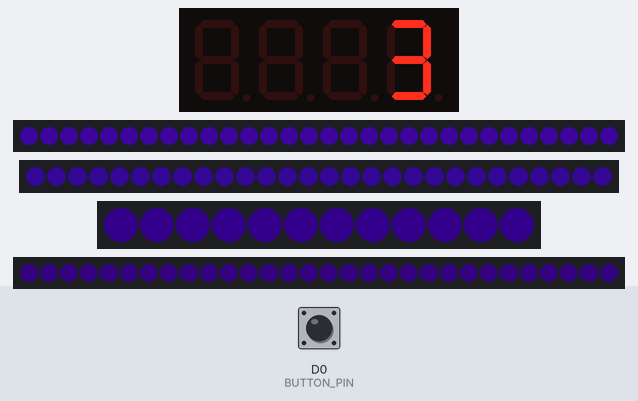
The sketch below on a simulated ESP8266 (NodeMCU). Shown: 4-digit seven-segment display, 2 × 30 RGB LEDs in strip order, left to right, 28 RGB LEDs in strip order, left to right, 12 RGB LEDs in strip order, left to right. The inputs (shaded band) are chosen by the test bench; at power-on: D0 (BUTTON_PIN) LOW. Dim RGB values are drawn brighter than linear.

Above: at 1.2 s.
1.3 s: D0 (BUTTON_PIN) pulled HIGH for 0.15 s
At 1.67 s:
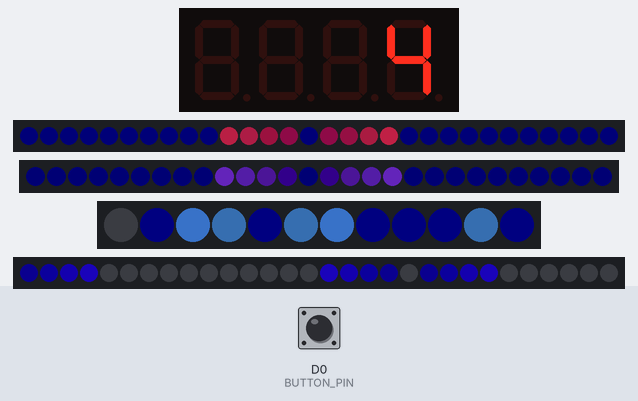
2.0 s: D0 (BUTTON_PIN) pulled HIGH for 1 s
At 2.28 s:
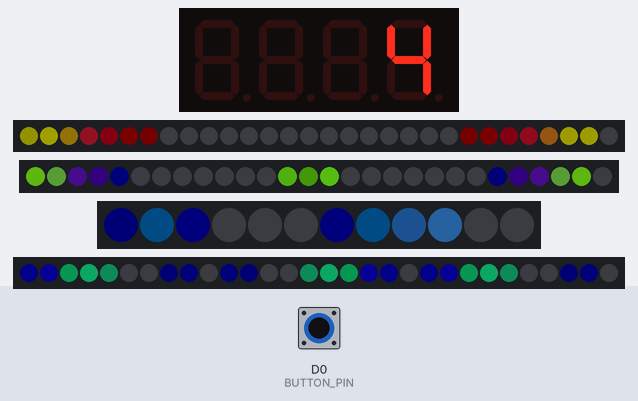
3.6 s: D0 (BUTTON_PIN) pulled HIGH for 0.15 s
At 3.79 s:
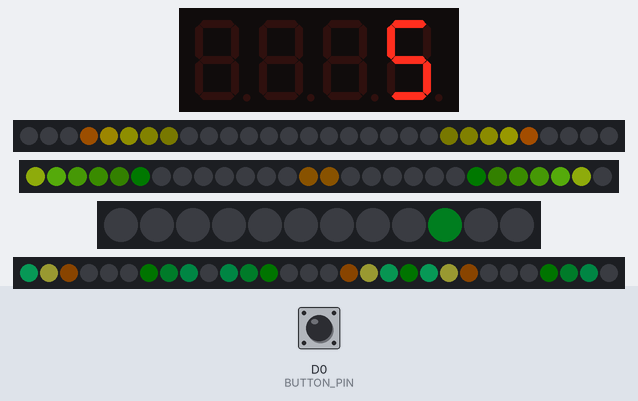
4.3 s: D0 (BUTTON_PIN) pulled HIGH for 3.2 s
At 4.7 s:
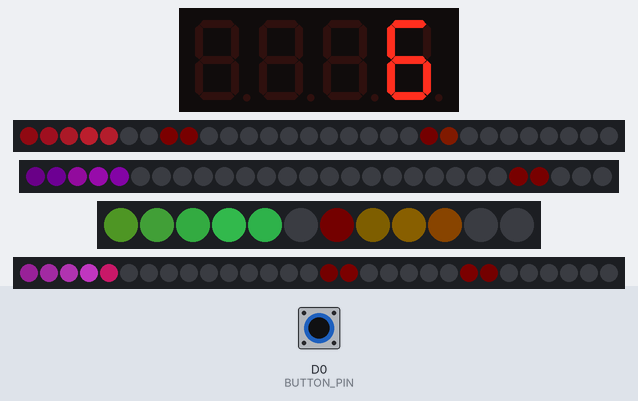
8.1 s: D0 (BUTTON_PIN) pulled HIGH for 0.15 s
At 8.33 s:
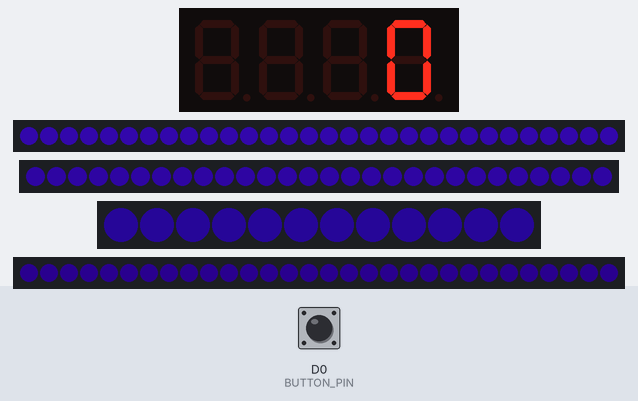
8.8 s: D0 (BUTTON_PIN) pulled HIGH for 1 s
At 11.36 s:
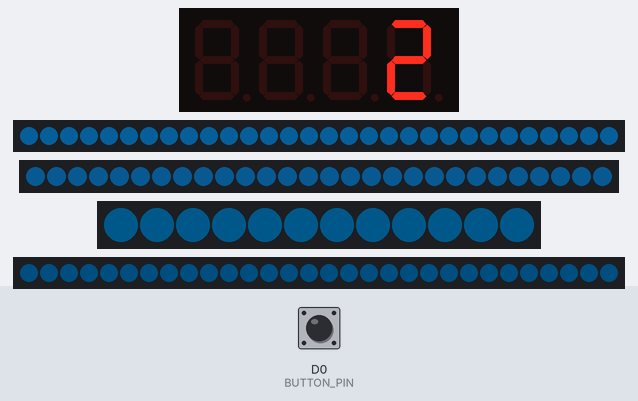
Timing chart, 0 to 12.9 s (numbered marks = the images above; inputs shaded):
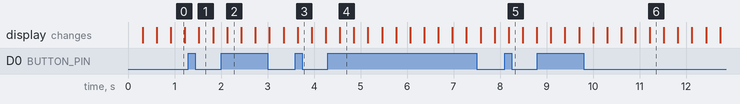

The sketch:

led_shirt.ino
```cpp
/*
 *  LED shirt
 *
 *  Has several different animation modes,
 *  pushing a button cycles through them
 *  and the mode number is shown on the display.
 *
 */

// These are some settings for fastLED to work with the esp8266
#define FASTLED_ESP8266_RAW_PIN_ORDER
#define FASTLED_ESP8266_NODEMCU_PIN_ORDER
#define FASTLED_ESP8266_D1_PIN_ORDER
#define FASTLED_ALLOW_INTERRUPTS 0

#include <FastLED.h>
FASTLED_USING_NAMESPACE

// These are some settings to tell fastLED what kind of LEDs you have
// and how we want them to run in terms of brightness etc.
#define LED_TYPE    WS2812B
#define COLOR_ORDER GRB
#define BRIGHTNESS         100
#define FRAMES_PER_SECOND  120

// There are four lines of LEDs, A,B,C and D.

// These are the pins for each of them
#define LED_PIN_A   D3
#define LED_PIN_B   D4
#define LED_PIN_C   D5
#define LED_PIN_D   D6

// This is the number of LEDs in each line
#define NUM_LEDS_A    30
#define NUM_LEDS_B    28
#define NUM_LEDS_C    12
#define NUM_LEDS_D    30

// In total there are 100 LEDs, each LED can be thought of as having an ID of 0-99.
#define NUM_LEDS 100

// These variables store the ID of the first LED in each line.
// A starts at 0 (and goes up to 29)
// Therefore B starts at 30 (and goes up to 57) etc etc
#define START_LEDS_A    0
#define START_LEDS_B    30
#define START_LEDS_C    58
#define START_LEDS_D    70

// This creates an array of the LEDs
CRGB leds[NUM_LEDS];

// Needed to run the display
#include <Wire.h>
#include <Adafruit_GFX.h>
#include "Adafruit_LEDBackpack.h"
Adafruit_7segment matrix = Adafruit_7segment();


#define BUTTON_PIN D0
int buttonState = 0;  // Holds the readout from the button
int counter = 3;      // Holds the number as we cycle through them on the display
bool offed = true;    // To check if the button has been released after pushing
                        // (otherwise it will get pushed tens of times a second)

// // //

// These variables are for the animation
// During the animation, we move down each line, lighting up each LED in turn
// (We then also slightly darken every LED in the line, so that only LEDs that have been lit up recently look bright)
// These variables hold ID of the LED we're lighting up this turn,
// here we set them all to start with the first ID in that line.

int numberOfModes = 6;

// Pink and blue
float lightA = START_LEDS_A;
float lightB = START_LEDS_B;
float lightC = START_LEDS_C;
float lightD = START_LEDS_D;

// Pulse
float brightnessA = 90;
float brightnessB = 60;
float brightnessC = 30;
float brightnessD = 0;
bool directionA = true;
bool directionB = true;
bool directionC = true;
bool directionD = true;
float pulseHue = 203;
bool hueDirection = true;
float pulseSpeed = 1;

// Swipe
float lineALeftBottom = 14;
float lineALeftTop = 0;
float lineARightBottom = 15;
float lineARightTop = 29;
float lightALeft = lineALeftBottom;
float lightARight = lineARightBottom;

float lineBLeftBottom = 43;
float lineBLeftTop = 30;
float lineBRightBottom = 44;
float lineBRightTop = 57;
float lightBLeft = lineBLeftBottom;
float lightBRight = lineBRightBottom;

float lineCLeftBottom = 62;
float lineCLeftTop = 58;
float lineCRightBottom = 63;
float lineCRightTop = 67;
float lineCMiddleBottom = 69;
float lineCMiddleTop = 68;
float lightCLeft = lineCLeftBottom;
float lightCRight = lineCRightBottom;
float lightCMiddle = lineCMiddleBottom;

float lineDLeftBottom = 70;
float lineDLeftTop = 79;
float lineDRightBottom = 90;
float lineDRightTop = 99;
float lineDMiddleBottom = 89;
float lineDMiddleTop = 80;
float lightDLeft = lineDLeftBottom;
float lightDRight = lineDRightBottom;
float lightDMiddle = lineDMiddleBottom;


void setup() {

  // FAST LED STUFF
  // Tell FastLED about the LED strip configuration
  FastLED.addLeds<LED_TYPE,LED_PIN_A,COLOR_ORDER>(leds, START_LEDS_A, NUM_LEDS_A).setCorrection(TypicalLEDStrip);
  FastLED.addLeds<LED_TYPE,LED_PIN_B,COLOR_ORDER>(leds, START_LEDS_B, NUM_LEDS_B).setCorrection(TypicalLEDStrip);
  FastLED.addLeds<LED_TYPE,LED_PIN_C,COLOR_ORDER>(leds, START_LEDS_C, NUM_LEDS_C).setCorrection(TypicalLEDStrip);
  FastLED.addLeds<LED_TYPE,LED_PIN_D,COLOR_ORDER>(leds, START_LEDS_D, NUM_LEDS_D).setCorrection(TypicalLEDStrip);

  // Set master brightness control
  FastLED.setBrightness(BRIGHTNESS);

  // Display stuff
  #ifndef __AVR_ATtiny85__
    Serial.begin(9600);
  #endif
  matrix.begin(0x70);

  // Button stuff
  pinMode(BUTTON_PIN, INPUT);

}

void loop() {

  // Call the animation function depending on which mode is selected
  if (counter == 0){
    pinkAndBlue();
  }

  else if (counter == 1){
    pulse(); // Pink
  }

  else if (counter == 2){
    pulse(); // Green
  }

  else if (counter == 3){
    pulse(); // Red
  }

  else if (counter == 4){
    swipeUp(); // Pink and Blue
  }

  else if (counter == 5){
    swipeUp(); // Green
  }

  else if (counter == 6){
    swipeUp(); // Orange
  }

  // Send the 'leds' array out to the actual LED strip and make it show up!
  FastLED.show();

  // Insert a delay to keep the framerate modest
  FastLED.delay(1000/FRAMES_PER_SECOND);

  // Read the state of the button
  buttonState = digitalRead(BUTTON_PIN);

  // Checks if the button has been pushed/released, ups the counter by 1 when it is released.
  if (buttonState == HIGH) {
    //Serial.println("ON");
    if (offed){
      counter++;
    }
    offed = false;
  } else {
    //Serial.println("OFF");
    offed = true;
    matrix.writeDisplay();
  }

  matrix.writeDigitNum(4, counter, false);

  // Loop back to the beginning
  if (counter > numberOfModes){
    counter = 0;
  }

}


void pulse(){
  if (hueDirection){
    pulseHue += (pulseSpeed/4);
  }
  else{
    pulseHue -= (pulseSpeed/4);
  }


  if (directionA){
    brightnessA += pulseSpeed;
  }
  else{
    brightnessA -= pulseSpeed;
  }

  if (directionB){
    brightnessB += pulseSpeed;
  }
  else{
    brightnessB -= pulseSpeed;
  }

  if (directionC){
    brightnessC += pulseSpeed;
  }
  else{
    brightnessC -= pulseSpeed;
  }

  if (directionD){
    brightnessD += pulseSpeed;
  }
  else{
    brightnessD -= pulseSpeed;
  }

  if (counter == 1){          // pink
    if (pulseHue >= 247){ hueDirection = false;}
    if (pulseHue <= 200) {hueDirection = true;}
  }
  else if (counter == 2){      // green
    if (pulseHue >= 128){ hueDirection = false;}
    if (pulseHue <= 64) {hueDirection = true;}
  }
  else if (counter == 3){      // red
    if (pulseHue >= 0){ hueDirection = false;}
    if (pulseHue <= 32) {hueDirection = true;}
  }

  if (brightnessA >= 200){ directionA = false;}
  if (brightnessA <= 60) {directionA = true;}

  if (brightnessB >= 200){ directionB = false;}
  if (brightnessB <= 60) {directionB = true;}

  if (brightnessC >= 200){ directionC = false;}
  if (brightnessC <= 60) {directionC = true;}

  if (brightnessD >= 200){ directionD = false;}
  if (brightnessD <= 60) {directionD = true;}

  for (int i = START_LEDS_A; i<START_LEDS_B; i++){
    leds[i] = CHSV( pulseHue, 200, brightnessA);
  }
  for (int i = START_LEDS_B; i<START_LEDS_C; i++){
    leds[i] = CHSV(  pulseHue, 200, brightnessB);
  }
  for (int i = START_LEDS_C; i<START_LEDS_D; i++){
    leds[i] = CHSV(  pulseHue, 200, brightnessC);
  }
  for (int i = START_LEDS_D; i<NUM_LEDS; i++){
    leds[i] = CHSV(  pulseHue, 200, brightnessD);
  }

}

void swipeUp(){

  // In every frame, we increment the variables,
  // so that the LED we're lighting up will move along the arrow
  // Note that some numbers are incrementing and some are decrementing,
  // because of the orientation of the LED strip.
  // This makes the swipey fade move upwards
  lightALeft -= 0.20;
  lightARight += 0.20;

  lightBLeft -= 0.20;
  lightBRight += 0.20;

  lightCLeft -= 0.10;
  lightCRight += 0.10;
  lightCMiddle -= 0.10;

  lightDLeft += 0.20;
  lightDRight += 0.20;
  lightDMiddle -= 0.20;

  // If we've reached the end of a line, go back to the beginning
  if (lightALeft < lineALeftTop){
    lightALeft = lineALeftBottom;
    lightARight = lineARightBottom;
    // Doing these together keeps it symmetrical, otherwise it somehow seems to get slightly out of sync
  }

  if (lightBLeft < lineBLeftTop){
    lightBLeft = lineBLeftBottom;
    lightBRight = lineBRightBottom;
    // Doing these together keeps it symmetrical, otherwise it somehow seems to get slightly out of sync
  }

  if (lightCLeft < lineCLeftTop - 6){   // Send the animation off the end of the line to slow it down a bit
    lightCLeft = lineCLeftBottom;
    lightCRight = lineCRightBottom;
    lightCMiddle = lineCMiddleBottom;
    // Doing these together keeps it symmetrical, otherwise it somehow seems to get slightly out of sync
  }

  if (lightDLeft > lineDLeftTop){
    lightDLeft = lineDLeftBottom;
    lightDRight = lineDRightBottom;
    lightDMiddle = lineDMiddleBottom;
    // Doing these together keeps it symmetrical, otherwise it somehow seems to get slightly out of sync
  }

  // Fade the top section slower than the rest so it's lit for longer
  for(int i= 0; i<NUM_LEDS; i++){
    if (i>58 && i<70){
      leds[i].fadeToBlackBy( 15 );
    }
    else{
      leds[i].fadeToBlackBy( 30 );
    }
  }


  if (counter == 4){ // Pink and Blue
    leds[(int)lightALeft] += CHSV( 240, 151, 125);
    leds[(int)lightARight] += CHSV( 240, 151, 125);

    leds[(int)lightBLeft] += CHSV( 190, 151, 125);
    leds[(int)lightBRight] += CHSV( 190, 151, 125);

    if (lightCLeft >= 58){ leds[(int)lightCLeft] += CHSV( 150, 151, 125); }
    if (lightCRight < 68){ leds[(int)lightCRight] += CHSV( 150, 151, 125); }
    if (lightCMiddle >= 68){ leds[(int)lightCMiddle] += CHSV( 150, 151, 125);}

    leds[(int)lightDLeft] += CHSV( 170, 200, 125);
    leds[(int)lightDRight] += CHSV( 170, 200, 125);
    leds[(int)lightDMiddle] += CHSV( 170, 200, 125);
  }


  if (counter == 5){ // Green
    leds[(int)lightALeft] += CHSV( 64, 200, 100);
    leds[(int)lightARight] += CHSV( 64, 200, 100);

    leds[(int)lightBLeft] += CHSV( 80, 180, 150);
    leds[(int)lightBRight] += CHSV( 80, 180, 150);

    if (lightCLeft >= 58){ leds[(int)lightCLeft] += CHSV( 120, 150, 125); }
    if (lightCRight < 68){ leds[(int)lightCRight] += CHSV( 120, 150, 125); }
    if (lightCMiddle >= 68){ leds[(int)lightCMiddle] += CHSV( 120, 150, 125);}

    leds[(int)lightDLeft] += CHSV( 129, 180, 105);
    leds[(int)lightDRight] += CHSV( 129, 180, 105);
    leds[(int)lightDMiddle] += CHSV( 129, 180, 105);
  }


   if (counter == 6){ // Orange
    leds[(int)lightALeft] += CHSV( 30, 200, 100);
    leds[(int)lightARight] += CHSV( 30, 200, 100);

    leds[(int)lightBLeft] += CHSV( 36, 200, 100);
    leds[(int)lightBRight] += CHSV( 36, 200, 100);

    if (lightCLeft >= 58){ leds[(int)lightCLeft] += CHSV( 40, 200, 125); }
    if (lightCRight < 68){ leds[(int)lightCRight] += CHSV( 40, 200, 125); }
    if (lightCMiddle >= 68){ leds[(int)lightCMiddle] += CHSV( 40, 200, 125);}

    leds[(int)lightDLeft] += CHSV( 32, 200, 100);
    leds[(int)lightDRight] += CHSV( 32, 200, 100);
    leds[(int)lightDMiddle] += CHSV( 32, 200, 100);
  }

}


void pinkAndBlue(){

  // In every frame, we increment the variables,
  // so that the LED we're lighting up will move down the line
  lightA += 0.20;
  lightB += 0.20;
  lightC += 0.20;
  lightD += 0.20;

  // If we've reached the end of a line, go back to the beginning
  if (lightA > START_LEDS_B){
    lightA = START_LEDS_A;
  }

  if (lightB >= START_LEDS_C){
    lightB = START_LEDS_B;
  }

  if (lightC >= START_LEDS_D){
    lightC = START_LEDS_C;
  }

  if (lightD >= NUM_LEDS){
    lightD = START_LEDS_D;
  }

  // Go through ALL the leds, and fade them towards black/dark a bit
  fadeToBlackBy( leds, NUM_LEDS, 20);

  // Light up the current chosen LED in each line, each line does a slightly different colour for fun
  // These colours are in hue, saturation, brightness format (each out of 255)
  // E.g. in the first one, 247 is the hue, 151 is the saturation, 125 is brightness.
  leds[(int)lightA] += CHSV( 247, 151, 125);
  leds[(int)lightB] += CHSV( 203, 200, 125);
  leds[(int)lightC] += CHSV( 112, 130, 125);
  leds[(int)lightD] += CHSV( 235, 190, 255);

}
```

Measured:
- after the input at 1.3 s, the display: changes after 0.22 s (image 1)
